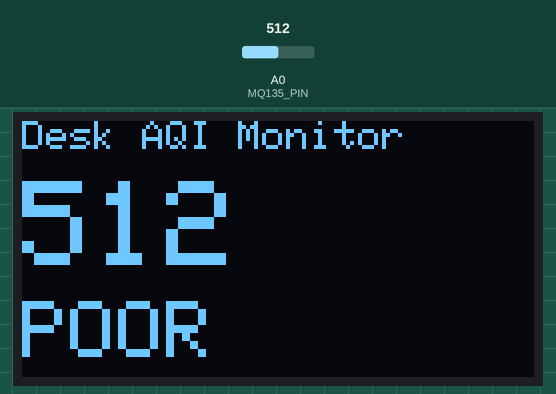
A sketch run on a simulated Arduino Uno, built with avr-gcc and run on an emulated ATmega328P. Shown: 128×64 one-colour display. The inputs (shaded band) are chosen by the test bench; at power-on: A0 (MQ135_PIN) = 512. What the sketch prints to the serial monitor is not drawn.

Above: at 2.8 s.
2.9 s: A0 (MQ135_PIN) set to 390
At 4.9 s:
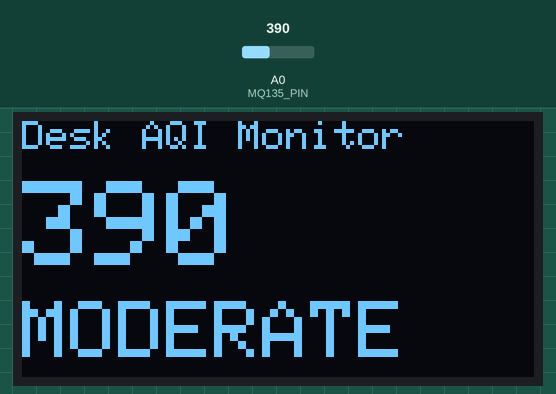
5.6 s: A0 (MQ135_PIN) set to 407
At 7.5 s:
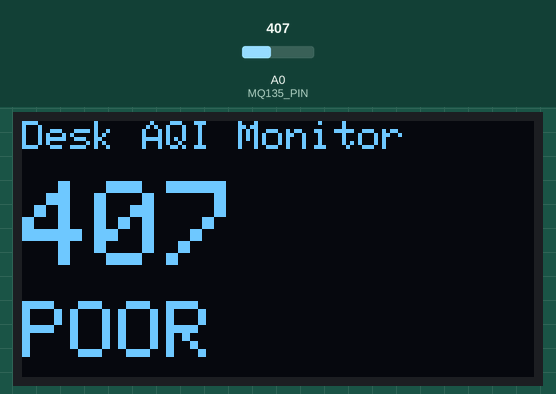
8.3 s: A0 (MQ135_PIN) set to 190
At 11.6 s:
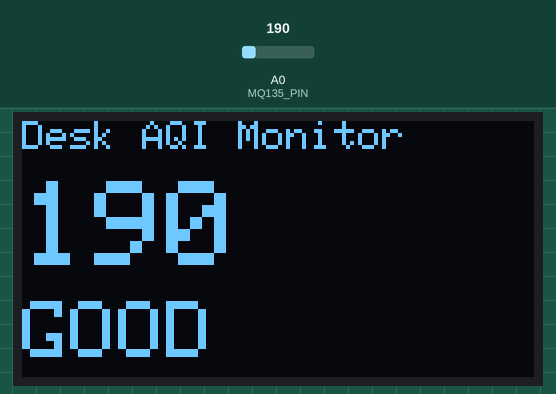
Timing chart, 0 to 13.1 s (numbered marks = the images above; inputs shaded):
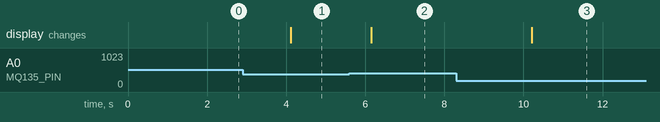

Measured:
- the behaviour switches between 399 and 400 on A0 (MQ135_PIN) (found by bisection; images 1 and 2)
- after the input at 2.9 s, the display: changes after 1.2 s (image 1)
- after the input at 5.6 s, the display: changes after 0.55 s (image 2)
- after the input at 8.3 s, the display: changes after 1.9 s (image 3)

The sketch:

AQI_monitoring.ino
```cpp
#include <Wire.h>
#include <Adafruit_GFX.h>
#include <Adafruit_SSD1306.h>

#define SCREEN_WIDTH 128
#define SCREEN_HEIGHT 64
#define OLED_RESET -1

Adafruit_SSD1306 display(SCREEN_WIDTH, SCREEN_HEIGHT, &Wire, OLED_RESET);

#define MQ135_PIN A0

void setup() {
  Serial.begin(9600);

  // OLED initialization
  if (!display.begin(SSD1306_SWITCHCAPVCC, 0x3C)) {
    Serial.println("OLED not found");
    while (true);
  }

  display.clearDisplay();
  display.setTextColor(WHITE);
}

void loop() {
  int sensorValue = analogRead(MQ135_PIN);
  String airQuality;

  if (sensorValue < 200) {
    airQuality = "GOOD";
  } else if (sensorValue < 400) {
    airQuality = "MODERATE";
  } else {
    airQuality = "POOR";
  }

  display.clearDisplay();

  // ---- Title ----
  display.setTextSize(1);
  display.setCursor(0, 0);
  display.println("Desk AQI Monitor");

  // ---- Big Sensor Value ----
  display.setTextSize(3);              // BIG TEXT
  display.setCursor(0, 15);
  display.println(sensorValue);

  // ---- AQI Status ----
  display.setTextSize(2);
  display.setCursor(0, 45);
  display.println(airQuality);

  display.display();

  Serial.print("MQ135 Value: ");
  Serial.println(sensorValue);

  delay(2000);
}
```
